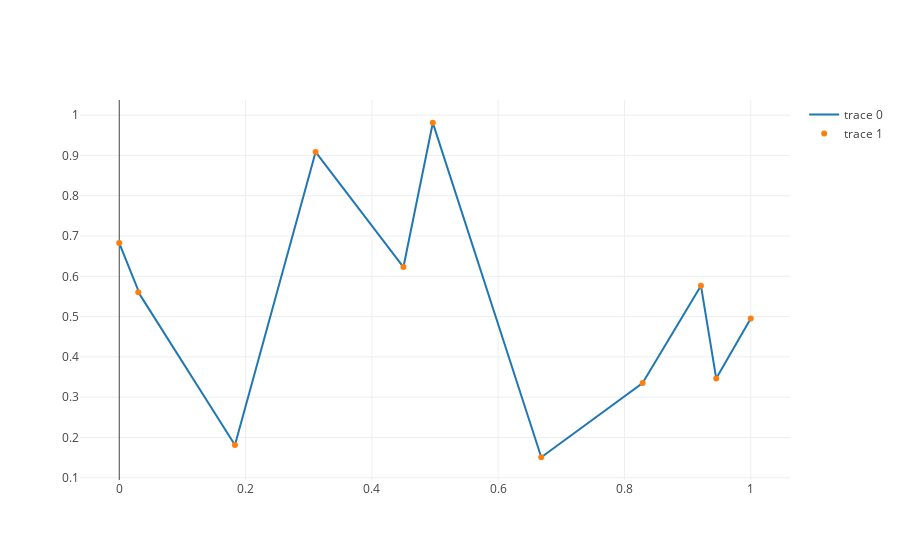

The notebook cell this image was saved under:
### Markdown cell above
We can generate a random vector $ui$ and use the previous function

### Code cell
ui = np.random.rand(n_bases)

x, u = interpolate(ui)


fig = go.Figure(data=[
    go.Scatter(x=x, y=u, mode='lines'),
    go.Scatter(x=s, y=ui, mode='markers'),
])
plotly.iplot(fig)

### Figure 1 — Plotly figure (JSON) as saved in the notebook; plotly's stock layout.template omitted (floating-point values rounded to 4 significant figures; data arrays with more than 128 entries replaced by an {"elided": "..."} marker saying what was removed)
{"data": [{"mode": "lines", "type": "scatter", "uid": "9c024926-b7d6-475a-8c56-0fd5bf6139a9", "x": {"elided": "500 float values"}, "y": {"elided": "500 float values"}}, {"mode": "markers", "type": "scatter", "uid": "82391d24-84c9-4138-9ad4-f88843235d4a", "x": [0, 0.03014, 0.1832, 0.311, 0.45, 0.4966, 0.6683, 0.8288, 0.9211, 0.9453, 1], "y": [0.6824, 0.5607, 0.1813, 0.9084, 0.6228, 0.9811, 0.151, 0.335, 0.5767, 0.3466, 0.4953]}], "layout": {}}
